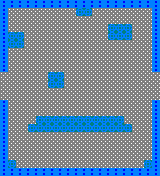

This is a level from a 2D game, rendered from its Tiled map with the project's own tilesets. A one-line summary and the complete map file follow:
An orthogonal 40x44 tile map with 4x4 px tiles, 1 tile layer (Capa de Patrones 1).

<map version="1.0" orientation="orthogonal" width="40" height="44" tilewidth="4" tileheight="4">
 <tileset firstgid="1" name="tiles5" tilewidth="4" tileheight="4">
  <image source="tiles.png" width="20" height="16" />
 </tileset>
 <layer name="Capa de Patrones 1" width="40" height="44">
  <data encoding="csv">
7,8,7,8,7,8,7,8,7,8,7,8,7,8,7,8,7,8,7,8,7,8,7,8,7,8,7,8,7,8,7,8,7,8,7,8,7,8,7,8,
7,8,7,8,7,8,7,8,7,8,7,8,7,8,7,8,7,8,7,8,7,8,7,8,7,8,7,8,7,8,7,8,7,8,7,8,7,8,7,8,
7,8,1,1,1,1,1,1,1,1,1,1,1,1,1,1,1,1,1,4,5,4,5,1,1,1,1,1,1,1,1,1,1,1,1,1,1,1,7,8,
7,8,1,1,1,1,1,1,1,1,1,1,1,1,1,1,1,1,1,9,10,9,10,1,1,1,1,1,1,1,1,1,1,1,1,1,1,1,7,8,
7,8,1,1,1,1,1,1,1,1,1,1,1,1,1,1,1,1,1,1,1,1,1,1,1,1,1,1,1,1,1,1,1,1,1,1,1,1,7,8,
7,8,1,1,1,1,1,1,1,1,1,1,1,1,1,1,1,1,1,1,1,1,1,1,1,1,1,1,1,1,1,1,1,1,1,1,1,1,7,8,
7,8,1,1,1,1,1,1,1,1,1,1,1,1,1,1,1,1,1,1,1,1,1,1,1,1,1,4,5,4,5,4,5,1,1,1,1,1,7,8,
7,8,1,1,1,1,1,1,1,1,1,1,1,1,1,1,1,1,1,1,1,1,1,1,1,1,1,9,10,9,10,9,10,1,1,1,1,1,7,8,
7,8,4,5,4,5,1,1,1,1,1,1,1,1,1,1,1,1,1,1,1,1,1,1,1,1,1,4,5,4,5,4,5,1,1,1,1,1,7,8,
7,8,9,10,9,10,1,1,1,1,1,1,1,1,1,1,1,1,1,1,1,1,1,1,1,1,1,9,10,9,10,9,10,1,1,1,1,1,7,8,
7,8,4,5,4,5,1,1,1,1,1,1,1,1,1,1,1,1,1,1,1,1,1,1,1,1,1,1,1,1,1,1,1,1,1,1,1,1,7,8,
7,8,9,10,9,10,1,1,1,1,1,1,1,1,1,1,1,1,1,1,1,1,1,1,1,1,1,1,1,1,1,1,1,1,1,1,1,1,7,8,
7,8,1,1,1,1,1,1,1,1,1,1,1,1,1,1,1,1,1,1,1,1,1,1,1,1,1,1,1,1,1,1,1,1,1,1,1,1,7,8,
7,8,1,1,1,1,1,1,1,1,1,1,1,1,1,1,1,1,1,1,1,1,1,1,1,1,1,1,1,1,1,1,1,1,1,1,1,1,7,8,
7,8,1,1,1,1,1,1,1,1,1,1,1,1,1,1,1,1,1,1,1,1,1,1,1,1,1,1,1,1,1,1,1,1,1,1,1,1,7,8,
7,8,1,1,1,1,1,1,1,1,1,1,1,1,1,1,1,1,1,1,1,1,1,1,1,1,1,1,1,1,1,1,1,1,1,1,1,1,7,8,
7,8,1,1,1,1,1,1,1,1,1,1,1,1,1,1,1,1,1,1,1,1,1,1,1,1,1,1,1,1,1,1,1,1,1,1,1,1,7,8,
7,8,1,1,1,1,1,1,1,1,1,1,1,1,1,1,1,1,1,1,1,1,1,1,1,1,1,1,1,1,1,1,1,1,1,1,1,1,7,8,
1,1,1,1,1,1,1,1,1,1,1,1,4,5,4,5,1,1,1,1,1,1,1,1,1,1,1,1,1,1,1,1,1,1,1,1,1,1,1,1,
1,1,1,1,1,1,1,1,1,1,1,1,9,10,9,10,1,1,1,1,1,1,1,1,1,1,1,1,1,1,1,1,1,1,1,1,1,1,1,1,
1,1,1,1,1,1,1,1,1,1,1,1,4,5,4,5,1,1,1,1,1,1,1,1,1,1,1,1,1,1,1,1,1,1,1,1,1,1,1,1,
1,1,1,1,1,1,1,1,1,1,1,1,9,10,9,10,1,1,1,1,1,1,1,1,1,1,1,1,1,1,1,1,1,1,1,1,1,1,1,1,
1,1,1,1,1,1,1,1,1,1,1,1,1,1,1,1,1,1,1,1,1,1,1,1,1,1,1,1,1,1,1,1,1,1,1,1,1,1,1,1,
1,1,1,1,1,1,1,1,1,1,1,1,1,1,1,1,1,1,1,1,1,1,1,1,1,1,1,1,1,1,1,1,1,1,1,1,1,1,1,1,
1,1,1,1,1,1,1,1,1,1,1,1,1,1,1,1,1,1,1,1,1,1,1,1,1,1,1,1,1,1,1,1,1,1,1,1,1,1,1,1,
7,8,1,1,1,1,1,1,1,1,1,1,1,1,1,1,1,1,1,1,1,1,1,1,1,1,1,1,1,1,1,1,1,1,1,1,1,1,7,8,
7,8,1,1,1,1,1,1,1,1,1,1,1,1,1,1,1,1,1,1,1,1,1,1,1,1,1,1,1,1,1,1,1,1,1,1,1,1,7,8,
7,8,1,1,1,1,1,1,1,1,1,1,1,1,1,1,1,1,1,1,1,1,1,1,1,1,1,1,1,1,1,1,1,1,1,1,1,1,7,8,
7,8,1,1,1,1,1,1,1,1,1,1,1,1,1,1,1,1,1,1,1,1,1,1,1,1,1,1,1,1,1,1,1,1,1,1,1,1,7,8,
7,8,1,1,1,1,1,1,1,4,5,4,5,4,5,4,5,4,5,4,5,4,5,4,5,4,5,4,5,4,5,1,1,1,1,1,1,1,7,8,
7,8,1,1,1,1,1,1,1,9,10,9,10,9,10,9,10,9,10,9,10,9,10,9,10,9,10,9,10,9,10,1,1,1,1,1,1,1,7,8,
7,8,1,1,1,1,1,4,5,4,5,4,5,4,5,4,5,4,5,4,5,4,5,4,5,4,5,4,5,4,5,4,5,1,1,1,1,1,7,8,
7,8,1,1,1,1,1,9,10,9,10,9,10,9,10,9,10,9,10,9,10,9,10,9,10,9,10,9,10,9,10,9,10,1,1,1,1,1,7,8,
7,8,1,1,1,1,1,1,1,1,1,1,1,1,1,1,1,1,1,1,1,1,1,1,1,1,1,1,1,1,1,1,1,1,1,1,1,1,7,8,
7,8,1,1,1,1,1,1,1,1,1,1,1,1,1,1,1,1,1,1,1,1,1,1,1,1,1,1,1,1,1,1,1,1,1,1,1,1,7,8,
7,8,1,1,1,1,1,1,1,1,1,1,1,1,1,1,1,1,1,1,1,1,1,1,1,1,1,1,1,1,1,1,1,1,1,1,1,1,7,8,
7,8,1,1,1,1,1,1,1,1,1,1,1,1,1,1,1,1,1,1,1,1,1,1,1,1,1,1,1,1,1,1,1,1,1,1,1,1,7,8,
7,8,1,1,1,1,1,1,1,1,1,1,1,1,1,1,1,1,1,1,1,1,1,1,1,1,1,1,1,1,1,1,1,1,1,1,1,1,7,8,
7,8,1,1,1,1,1,1,1,1,1,1,1,1,1,1,1,1,1,1,1,1,1,1,1,1,1,1,1,1,1,1,1,1,1,1,1,1,7,8,
7,8,1,1,1,1,1,1,1,1,1,1,1,1,1,1,1,1,1,1,1,1,1,1,1,1,1,1,1,1,1,1,1,1,1,1,1,1,7,8,
7,8,4,5,1,1,1,1,1,1,1,1,1,1,1,1,1,1,1,1,1,1,1,1,1,1,1,1,1,1,1,1,1,1,1,1,4,5,7,8,
7,8,9,10,1,1,1,1,1,1,1,1,1,1,1,1,1,1,1,1,1,1,1,1,1,1,1,1,1,1,1,1,1,1,1,1,9,10,7,8,
7,8,7,8,7,8,7,8,7,8,7,8,7,8,7,8,7,8,7,8,7,8,7,8,7,8,7,8,7,8,7,8,7,8,7,8,7,8,7,8,
7,8,7,8,7,8,7,8,7,8,7,8,7,8,7,8,7,8,7,8,7,8,7,8,7,8,7,8,7,8,7,8,7,8,7,8,7,8,7,8
</data>
 </layer>
</map>